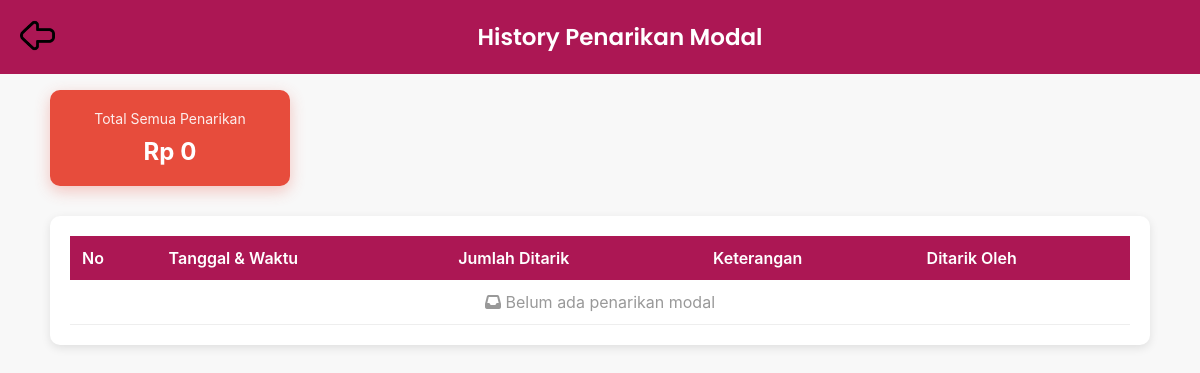
Before: /admin/history_penarikan.php (signed in) with the older database file.
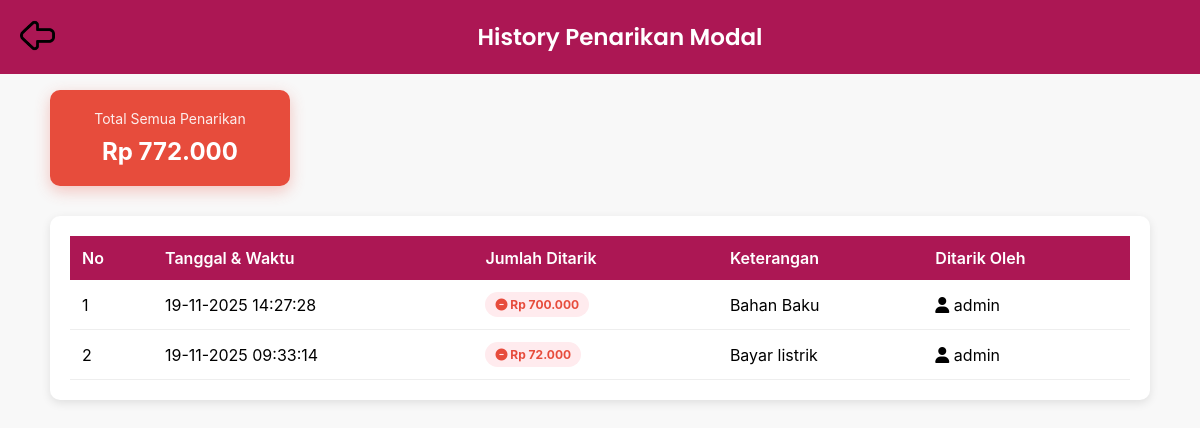
After: the same page with the newer database file.
### tables this page shows
CREATE TABLE `tb_penarikan` (
  `id_penarikan` int(11) NOT NULL,
  `tanggal_penarikan` datetime DEFAULT current_timestamp(),
  `jumlah_penarikan` decimal(15,2) NOT NULL,
  `keterangan` text DEFAULT NULL,
  `id` int(11) DEFAULT NULL,
  `username` varchar(20) NOT NULL
);

### admin/history_penarikan.php (the view, shortened to what this page needs)
<?php
include 'koneksi.php';
$query = "SELECT p.*, a.username
          FROM tb_penarikan p
          LEFT JOIN tb_admin a ON p.id = a.id
          ORDER BY p.tanggal_penarikan DESC";
$result = mysqli_query($koneksi, $query);
$qTotal = mysqli_query($koneksi, "SELECT SUM(jumlah_penarikan) AS total FROM tb_penarikan");
$totalPenarikan = mysqli_fetch_assoc($qTotal)['total'] ?? 0;
?>
<!DOCTYPE html>
<html lang="id">
<head>
<link href="https://cdnjs.cloudflare.com/ajax/libs/font-awesome/6.4.0/css/all.min.css" rel="stylesheet">
</head>
<body>
<header>
<a href="pemasukan_hari.php">
    <img src="../user/img/back-icon.png" alt="Kembali">
</a>
<h2>History Penarikan Modal</h2>
</header>
<div class="container">
    <div class="content-wrapper">
        <div class="total-box">
            <h3>Total Semua Penarikan</h3>
            <p>Rp <?= number_format($totalPenarikan, 0, ',', '.'); ?></p>
        </div>
        <div class="table-container">
        <table>
            <thead>
                <tr>
                    <th>No</th>
                    <th>Tanggal & Waktu</th>
                    <th>Jumlah Ditarik</th>
                    <th>Keterangan</th>
                    <th>Ditarik Oleh</th>
                </tr>
            </thead>
            <tbody>
                <?php
                if(mysqli_num_rows($result) > 0) {
                    $no = 1;
                    while($row = mysqli_fetch_assoc($result)):
                ?>
                <tr>
                    <td><?= $no++; ?></td>
                    <td><?= date('d-m-Y H:i:s', strtotime($row['tanggal_penarikan'])); ?></td>
                    <td>
                        <span class="badge badge-danger">
                            <i class="fas fa-minus-circle"></i>
                            Rp <?= number_format($row['jumlah_penarikan'], 0, ',', '.'); ?>
                        </span>
                    </td>
                    <td><?= htmlspecialchars($row['keterangan']); ?></td>
                    <td>
                        <i class="fas fa-user"></i>
                        <?= htmlspecialchars($row['username'] ?? 'Tidak diketahui'); ?>
                    </td>
                </tr>
                <?php
                    endwhile;
                } else {
                    echo "<tr><td colspan='5' style='text-align:center; color:#999;'>
                            <i class='fas fa-inbox'></i> Belum ada penarikan modal
                          </td></tr>";
                }
                ?>
            </tbody>
        </table>
        </div>
    </div>
</div>
</body>
</html>

Changed rows visible on the page:
added tb_penarikan: tanggal_penarikan "19-11-2025 14:27:28", jumlah_penarikan "700.000", keterangan "Bahan Baku", tb_admin.username "admin"
added tb_penarikan: tanggal_penarikan "19-11-2025 09:33:14", jumlah_penarikan "72.000", keterangan "Bayar listrik", tb_admin.username "admin"
Other visible differences:
$totalPenarikan: "0" → "772.000"
text no longer shown: "Belum ada penarikan modal"
